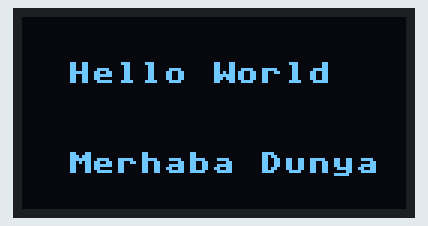
Bench run of a program on a simulated ESP32 board running MicroPython. Shown: 128×64 one-colour display. Library files of the repository ran but are not shown: ssd1306.py. At 0.1 s the program stops and its outputs stay as they are.

Above: at 0.1 s.

The program:

oled.py
```python
#You must load the ssd1306.py library to your device

from machine import Pin, SoftI2C
import ssd1306 #the library
import time

i2c = SoftI2C(scl=Pin(22), sda=Pin(23))

oled = ssd1306.SSD1306_I2C(128, 64, i2c)

oled.text("Hello World",15,15)
oled.text("Merhaba Dunya",15,45)

oled.show()
```
